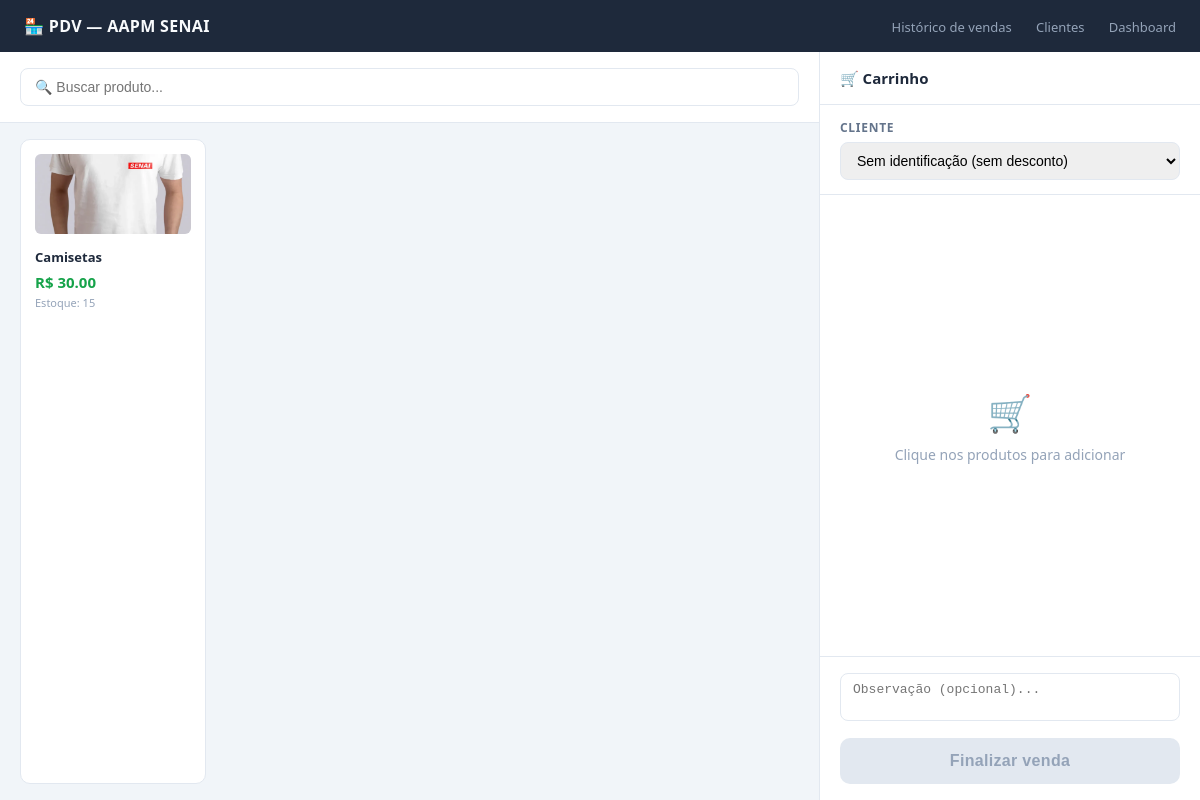
Screenshot of /pdv/ (signed in) with the database file from the repository.
### app/models/produto.py (models this page shows, shortened)
class Produto(Base):
    __tablename__ = "produtos"
    id = Column(Integer, primary_key=True, autoincrement=True, index=True)
    nome = Column(String(200), nullable=False, index=True)
    estoque_atual = Column(Integer, nullable=False, default=0)
    preco = Column(Integer, nullable=False, default=0.0)
    ativo = Column(Boolean, default=True)
    imagem_path = Column(String(255), nullable=True)
    categoria_id = Column(Integer, ForeignKey("categorias.id", ondelete="SET NULL"), nullable=True)
    categoria = relationship("Categoria", back_populates="produtos")

### app/controllers/pdv_controller.py (the view)
@router.get("/")
def tela_pdv(
    request: Request,
    db: Session = Depends(get_db),
    usuario = Depends(get_usuario_logado)
):
    produtos  = (
        db.query(Produto)
        .filter(Produto.ativo == True, Produto.estoque_atual > 0)
        .order_by(Produto.nome)
        .all()
    )
    clientes  = (
        db.query(Cliente)
        .filter(Cliente.ativo == True)
        .order_by(Cliente.nome)
        .all()
    )
    return templates.TemplateResponse(
        request,
        "pdv/index.html",
        {
            "request":             request,
            "usuario":             usuario,
            "produtos":            produtos,
            "clientes":            clientes,
            "desconto_associado":  DESCONTO_ASSOCIADO,
        }
    )

### app/templates/pdv/index.html (shortened to what this page needs)
<!DOCTYPE html>
<html lang="pt-br">
<head>
</head>
<body>
<header class="topbar">
    <span class="topbar-title">🏪 PDV — AAPM SENAI</span>
    <nav class="topbar-links">
        <a href="/pdv/historico">Histórico de vendas</a>
        <a href="/clientes">Clientes</a>
        <a href="/dashboard">Dashboard</a>
    </nav>
</header>
<div class="pdv-layout">
    <section class="produtos-col">
        <div class="produtos-header">
            <input class="busca-input"
                   type="text"
                   id="busca-produto"
                   placeholder="🔍 Buscar produto..."
                   autocomplete="off">
        </div>
        <div class="produtos-grid" id="grade-produtos">
            {% for p in produtos %}
            <div class="produto-card {% if p.estoque_atual == 0 %}sem-estoque{% endif %}"
                 data-id="{{ p.id }}"
                 data-nome="{{ p.nome }}"
                 data-preco="{{ p.preco }}"
                 data-estoque="{{ p.estoque_atual }}"
                 data-nome-lower="{{ p.nome.lower() }}"
                 onclick="adicionarAoCarrinho(this)">
                <img src="{{ p.imagem_url }}" alt="{{ p.nome }}">
                <div class="produto-card-nome">{{ p.nome }}</div>
                <div class="produto-card-preco">
                    R$ {{ "%.2f"|format(p.preco) }}
                </div>
                <div class="produto-card-estoque">
                    Estoque: {{ p.estoque_atual }}
                </div>
            </div>
            {% endfor %}
        </div>
    </section>
    <aside class="carrinho-col">
        <div class="carrinho-header">🛒 Carrinho</div>
        <div class="cliente-section">
            <label>Cliente</label>
            <select class="cliente-select"
                    id="select-cliente"
                    onchange="atualizarCliente(this)">
                <option value="0" data-associado="false">
                    Sem identificação (sem desconto)
                </option>
            </select>
        </div>
        <div class="carrinho-itens" id="lista-carrinho">
            <div class="carrinho-vazio" id="msg-vazio">
                <span class="carrinho-vazio-icon">🛒</span>
                Clique nos produtos para adicionar
            </div>
        </div>
        <div class="carrinho-footer">
            <textarea class="obs-input"
                      id="obs-input"
                      rows="2"
                      placeholder="Observação (opcional)..."></textarea>
            <form id="form-venda" action="/pdv/finalizar" method="post">
                <button class="btn-finalizar"
                        id="btn-finalizar"
                        type="button"
                        disabled
                        onclick="finalizarVenda()">
                    Finalizar venda
                </button>
            </form>
        </div>
    </aside>
</div>
</body>
</html>

### app/templates/pdv/index.html (style rules this page uses)
*, *::before, *::after { box-sizing: border-box; margin: 0; padding: 0; }
body { font-family: 'Segoe UI', sans-serif; background: #f1f5f9; color: #1e293b; height: 100vh; display: flex; flex-direction: column; }
.topbar { background: #1e293b; color: #f8fafc; padding: 0 24px; height: 52px; display: flex; align-items: center; justify-content: space-between; flex-shrink: 0; }
.topbar-title { font-weight: 700; font-size: 16px; letter-spacing: .02em; }
.topbar-links a { color: #94a3b8; font-size: 13px; margin-left: 20px; text-decoration: none; }
.pdv-layout { display: grid; grid-template-columns: 1fr 380px; flex: 1; overflow: hidden; }
.produtos-col { display: flex; flex-direction: column; border-right: 1px solid #e2e8f0; overflow: hidden; }
.produtos-header { padding: 16px 20px; border-bottom: 1px solid #e2e8f0; background: #fff; flex-shrink: 0; }
.busca-input { width: 100%; padding: 10px 14px; border: 1px solid #e2e8f0; border-radius: 8px; font-size: 14px; outline: none; transition: border-color .2s; }
.produtos-grid { display: grid; grid-template-columns: repeat(auto-fill, minmax(160px, 1fr)); gap: 12px; padding: 16px 20px; overflow-y: auto; flex: 1; }
.produto-card { background: #fff; border: 1px solid #e2e8f0; border-radius: 10px; padding: 14px; cursor: pointer; transition: border-color .15s, transform .1s, box-shadow .15s; user-select: none; }
.produto-card img { width: 100%; height: 80px; object-fit: cover; border-radius: 6px; margin-bottom: 10px; background: #f8fafc; }
.produto-card-nome { font-size: 13px; font-weight: 600; color: #1e293b; line-height: 1.3; margin-bottom: 6px; }
.produto-card-preco { font-size: 15px; font-weight: 700; color: #16a34a; }
.produto-card-estoque { font-size: 11px; color: #94a3b8; margin-top: 3px; }
.carrinho-col { display: flex; flex-direction: column; background: #fff; overflow: hidden; }
.carrinho-header { padding: 16px 20px; border-bottom: 1px solid #e2e8f0; font-weight: 700; font-size: 15px; flex-shrink: 0; }
.cliente-section { padding: 14px 20px; border-bottom: 1px solid #e2e8f0; flex-shrink: 0; }
.cliente-section label { font-size: 12px; font-weight: 600; color: #64748b; text-transform: uppercase; letter-spacing: .06em; display: block; margin-bottom: 6px; }
.cliente-select { width: 100%; padding: 9px 12px; border: 1px solid #e2e8f0; border-radius: 8px; font-size: 14px; outline: none; cursor: pointer; transition: border-color .2s; }
.carrinho-itens { flex: 1; overflow-y: auto; padding: 8px 0; }
.carrinho-vazio { display: flex; flex-direction: column; align-items: center; justify-content: center; height: 100%; color: #94a3b8; font-size: 14px; gap: 8px; }
.carrinho-vazio-icon { font-size: 36px; }
.carrinho-footer { border-top: 1px solid #e2e8f0; padding: 16px 20px; flex-shrink: 0; }
.obs-input { width: 100%; padding: 8px 12px; border: 1px solid #e2e8f0; border-radius: 8px; font-size: 13px; margin-bottom: 12px; outline: none; resize: none; }
.btn-finalizar { width: 100%; padding: 14px; background: #16a34a; color: #fff; border: none; border-radius: 10px; font-size: 16px; font-weight: 700; cursor: pointer; transition: background .15s; letter-spacing: .02em; }
.btn-finalizar:disabled { background: #e2e8f0; color: #94a3b8; cursor: not-allowed; }

### rows the page displays
Produto: imagem_url (picture), nome "Camisetas", preco "30.00", estoque_atual "15"
